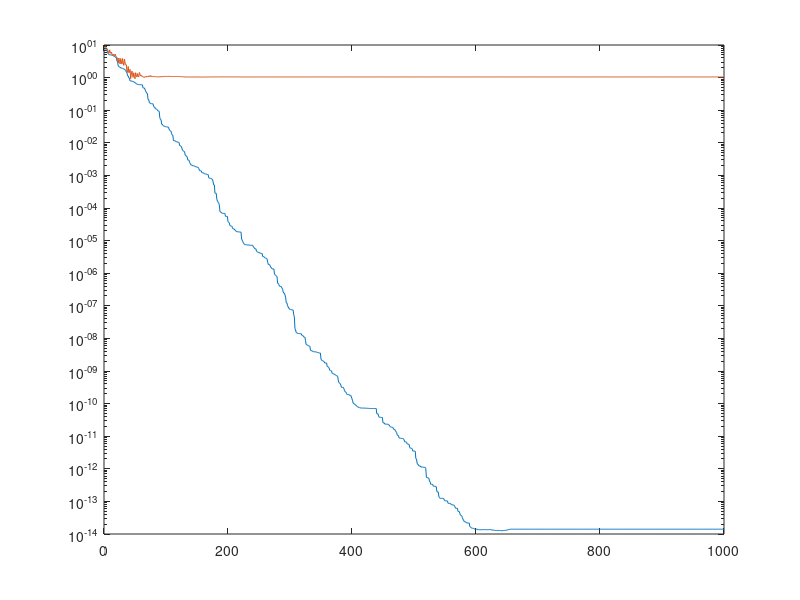

This chart was generated by the following MATLAB code:
clear all; close all; clc;
% Codes for ECS289F - "Opinion dynamics w/ reluctant agents"
% Feel free to play around with it...

N = 10;
A = ones(N) - eye(N); % This is a fully connected graph
iter_max = 1e3; % the max. no. of iterations 

flag = 0; % if flag = 0, run the standard reluctant agent model -> results in biased average
% if flag = 1, then the agents will "delay" until making the next update.
% In this case, the reluctant model will find the true average.

x0 = 10*rand(N,1); % Initialize the opinion with some random numbers..
x_avg = mean(x0); 

% Specify the adaptivity of the agents
tau_x = 1*ones(N,1); 
tau_x([1 2 5 8 10]) = 3; % select the reluctant agents

% Init. the algorithms
x_gossip = x0; x_model1 = x0; xh_model1 = x0; xo_model1 = x0;
cnt_xh = ones(N,1);
sq_dist_gos = zeros(iter_max,1); sq_dist_model1 = sq_dist_gos;

for iter_no = 1 : iter_max
    % A random node wake up at this time
    src_node = randint(1,1,[1 N]);
    % It selects a random neighbor with uniform probability
    pos_set = [1:src_node-1 src_node+1:N];
    pos_choice = find(A(src_node,pos_set)>0);
    dst_node_idx = randint(1,1,[1 length(pos_choice)]);
    dst_node = pos_choice(dst_node_idx);
    
    % Baseline: the two nodes communicates and update opinions instantly
    tmp_avg = (x_gossip(src_node) + x_gossip(dst_node))/2;
    x_gossip(src_node) = tmp_avg;
    x_gossip(dst_node) = tmp_avg;
    
    % For benchmarking: evaluate the square distance
    sq_dist_gos(iter_no) = sqrt(sum( (x_gossip-x_avg).^2 ));
    
    % Model 2 with reluctant agent
    cnt_xh = cnt_xh + 1;
    for n = 1 : N
        if cnt_xh(n) > tau_x(n)
            cnt_xh(n) = 1;
        end
    end
%     cnt_xh = min( tau_x, cnt_xh ); % such that the counter is bounded
    
    if ( (mod(iter_no,10) == 0) || (flag == 0) )
        % tmp_avg is the average of the two agents' opinion
        tmp_avg = (x_model1(src_node) + x_model1(dst_node))/2;

        % If the agent is still adapting, dont touch it...
        if cnt_xh(src_node) <= 1
            xo_model1(src_node) = x_model1(src_node); xh_model1(src_node) = tmp_avg;
        end
        if cnt_xh(dst_node) <= 1
            xo_model1(dst_node) = x_model1(dst_node); xh_model1(dst_node) = tmp_avg;
        end
    end

    % we now evaluate the updates for both agents according to the
    % designed rule
    for n = 1 : N
        x_model1(n) = (cnt_xh(n)/tau_x(n))*xh_model1(n) + ...
            ((tau_x(n)-cnt_xh(n))/tau_x(n))*xo_model1(n);
    end
    
    % eval. the squared distance now
    sq_dist_model1(iter_no) = sqrt(sum( (x_model1-x_avg).^2 ));
end

fprintf('Sq. Dist to true average (baseline): %f ||',sq_dist_gos(end));
fprintf('Sq. Dist to true average (Model1): %f \n',sq_dist_model1(end));

semilogy(1:iter_max,sq_dist_gos,1:iter_max,sq_dist_model1)